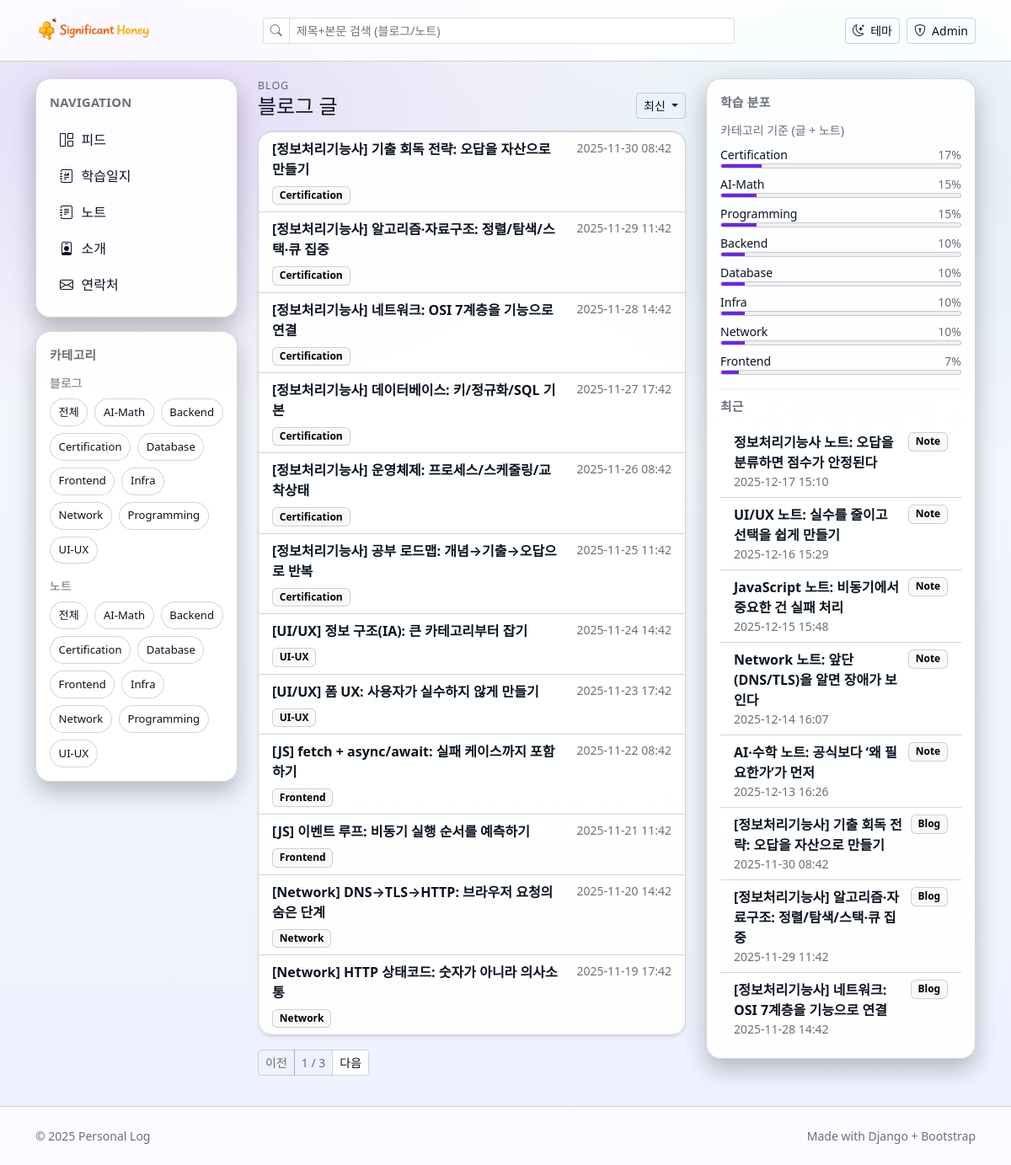
Screenshot of /blog/ with the database file from the repository.
### notes/models.py (models this page shows, shortened)
class Category(models.Model):
    name = models.CharField(max_length=50, unique=True)
    slug = models.SlugField(max_length=60, unique=True, blank=True)
    created_at = models.DateTimeField(auto_now_add=True)
    class Meta:
        ordering = ["name"]

class Note(models.Model):
    title = models.CharField(max_length=200)
    content = models.TextField(blank=True)
    categories = models.ManyToManyField(Category, related_name="notes", blank=True)
    created_at = models.DateTimeField(auto_now_add=True)
    updated_at = models.DateTimeField(auto_now=True)

### blog/models.py (models this page shows, shortened)
class Post(models.Model):
    title = models.CharField(max_length=200)
    content = models.TextField()
    categories = models.ManyToManyField("notes.Category", related_name="posts", blank=True)
    created_at = models.DateTimeField(default=timezone.now)

### blog/views.py (the view)
# urls.py: path("", views.BlogPostListView.as_view(), name="blog_post_list"),
class BlogPostListView(ListView):
    model = Post
    template_name = "blog/post_list.html"
    context_object_name = "posts"
    paginate_by = 12
    def get_queryset(self):
        queryset = super().get_queryset().prefetch_related("categories")
        category_slug = self.request.GET.get("category")
        if category_slug:
            queryset = queryset.filter(categories__slug=category_slug)
        sort_key = self.request.GET.get("sort") or "recent"
        if sort_key == "old":
            queryset = queryset.order_by("created_at")
        elif sort_key == "title":
            queryset = queryset.order_by("title", "-created_at")
        else:
            queryset = queryset.order_by("-created_at")
        return queryset.distinct()
    def get_context_data(self, **kwargs):
        context = super().get_context_data(**kwargs)
        category_slug = self.request.GET.get("category", "")
        if category_slug:
            context["selected_category"] = Category.objects.filter(slug=category_slug).first()
        else:
            context["selected_category"] = None
        context["sort"] = self.request.GET.get("sort") or "recent"
        return context

### blog/templates/blog/post_list.html (shortened to what this page needs)
{% extends "blog/base.html" %}
{% block content %}
  <div class="section-title">
    <div>
      <div class="kicker">Blog</div>
      <h1 class="h4">블로그 글</h1>
    </div>
    <div class="d-flex gap-2 align-items-center">
      <div class="dropdown">
        <button class="btn btn-outline-secondary btn-sm dropdown-toggle" type="button" data-bs-toggle="dropdown" aria-expanded="false">
          {% if sort == "old" %}오래된{% elif sort == "title" %}제목{% else %}최신{% endif %}
        </button>
      </div>
    </div>
  </div>
  {% if posts %}
    <div class="list-group shadow-sm">
      {% for post in posts %}
        <a class="list-group-item list-group-item-action" href="{% url 'blog_post_detail' post.pk %}">
          <div class="d-flex justify-content-between gap-3">
            <div class="fw-semibold title-wrap">{{ post.title }}</div>
            <small class="text-muted flex-shrink-0">{{ post.created_at|date:"Y-m-d H:i" }}</small>
          </div>
          {% if post.categories.all %}
            <div class="mt-2 d-flex flex-wrap gap-1">
              {% for c in post.categories.all %}
                <span class="badge text-bg-light border">{{ c.name }}</span>
              {% endfor %}
            </div>
          {% endif %}
        </a>
      {% endfor %}
    </div>
    {% if is_paginated %}
      <nav class="mt-3" aria-label="pagination">
        <ul class="pagination pagination-sm mb-0">
          {% if page_obj.has_previous %}
            <li class="page-item">
              <a class="page-link" href="?{% if selected_category %}category={{ selected_category.slug }}&{% endif %}sort={{ sort }}&page={{ page_obj.previous_page_number }}">이전</a>
            </li>
          {% else %}
            <li class="page-item disabled"><span class="page-link">이전</span></li>
          {% endif %}
          <li class="page-item disabled"><span class="page-link">{{ page_obj.number }} / {{ page_obj.paginator.num_pages }}</span></li>
          {% if page_obj.has_next %}
            <li class="page-item">
              <a class="page-link" href="?{% if selected_category %}category={{ selected_category.slug }}&{% endif %}sort={{ sort }}&page={{ page_obj.next_page_number }}">다음</a>
            </li>
          {% else %}
            <li class="page-item disabled"><span class="page-link">다음</span></li>
          {% endif %}
        </ul>
      </nav>
    {% endif %}
  {% else %}
    <div class="alert alert-info">아직 글이 없어요.</div>
  {% endif %}
{% endblock %}

### blog/templates/blog/base.html (shortened to what this page needs)
{% load static %}
<!doctype html>
<html lang="ko" data-theme="dark">
<head>
  <link href="https://cdn.jsdelivr.net/npm/bootstrap@5.3.3/dist/css/bootstrap.min.css" rel="stylesheet">
  <link rel="stylesheet" href="https://cdn.jsdelivr.net/npm/bootstrap-icons@1.11.3/font/bootstrap-icons.min.css">
  <link rel="stylesheet" href="{% static 'css/site.css' %}?v=20251230-2">
</head>
<body class="app">
  <header class="appbar">
    <div class="container d-flex flex-wrap align-items-center gap-3 py-3">
      <a class="brand d-flex align-items-center gap-2 text-decoration-none order-1" href="{% url 'post_list' %}">
        <img src="{% static 'img/logo.png' %}" alt="logo" width="140" height="40" class="rounded brand-logo" />
      </a>
      <div class="appbar-actions d-flex align-items-center gap-2 ms-auto order-2 order-md-3">
        <button class="btn btn-sm btn-outline-secondary text-nowrap" type="button" id="theme-toggle">
          <i class="bi bi-moon-stars"></i> <span class="d-none d-md-inline">테마</span>
        </button>
        <a class="btn btn-sm btn-outline-dark text-nowrap" href="/admin/">
          <i class="bi bi-shield-lock"></i> <span class="d-none d-md-inline">Admin</span>
        </a>
      </div>
      <form class="appbar-search order-3 order-md-2" role="search" method="get" action="{% url 'search' %}">
        <div class="input-group input-group-sm">
          <span class="input-group-text"><i class="bi bi-search"></i></span>
          <input class="form-control" type="search" name="q" value="{{ request.GET.q }}" placeholder="제목+본문 검색 (블로그/노트)" aria-label="Search">
        </div>
      </form>
    </div>
  </header>
  <main class="container layout">
    <div class="layout-grid">
      <aside class="rail">
        <nav class="rail-card">
          <div class="rail-title">Navigation</div>
          <a class="rail-link" href="{% url 'post_list' %}"><i class="bi bi-grid-1x2"></i> 피드</a>
          <a class="rail-link" href="{% url 'blog_post_list' %}"><i class="bi bi-journal-richtext"></i> 학습일지</a>
          <a class="rail-link" href="{% url 'notes' %}"><i class="bi bi-journal-text"></i> 노트</a>
          <a class="rail-link" href="{% url 'about' %}"><i class="bi bi-person-badge"></i> 소개</a>
          <a class="rail-link" href="{% url 'contact' %}"><i class="bi bi-envelope"></i> 연락처</a>
        </nav>
        <div class="rail-card">
          <div class="rail-title">카테고리</div>
          <div class="text-muted small mb-2">블로그</div>
          <div class="d-flex flex-wrap gap-2 mb-3">
            <a class="chip" href="{% url 'blog_post_list' %}">전체</a>
            {% for c in notes_categories %}
              <a class="chip" href="{% url 'blog_post_list' %}?category={{ c.slug }}">{{ c.name }}</a>
            {% empty %}
              <div class="text-muted small">카테고리가 없어요. (admin에서 추가)</div>
            {% endfor %}
          </div>
          <div class="text-muted small mb-2">노트</div>
          <div class="d-flex flex-wrap gap-2">
            <a class="chip" href="{% url 'notes' %}">전체</a>
            {% for c in notes_categories %}
              <a class="chip" href="{% url 'notes' %}?category={{ c.slug }}">{{ c.name }}</a>
            {% empty %}
              <div class="text-muted small">카테고리가 없어요. (admin에서 추가)</div>
            {% endfor %}
          </div>
        </div>
      </aside>
      <section class="content">
        {% block content %}{% endblock %}
      </section>
      <aside class="side">
        <div class="side-card">
          {% if category_distribution %}
            <div class="side-title">학습 분포</div>
            <div class="small text-muted mb-2">카테고리 기준 (글 + 노트)</div>
            <div class="d-grid gap-2 mb-3">
              {% for c in category_distribution %}
                <div>
                  <div class="d-flex justify-content-between small">
                    <div class="text-truncate" title="{{ c.name }}">{{ c.name }}</div>
                    <div class="text-muted">{{ c.percent|floatformat:0 }}%</div>
                  </div>
                  <div class="progress" style="height:6px;background:var(--hover);border:1px solid var(--border);">
                    <div class="progress-bar" role="progressbar" style="width: {{ c.percent }}%; background: var(--brand);" aria-valuenow="{{ c.percent|floatformat:0 }}" aria-valuemin="0" aria-valuemax="100"></div>
                  </div>
                </div>
              {% endfor %}
            </div>
            <hr class="my-2 border" />
          {% endif %}
          <div class="side-title">최근</div>
          <div class="list-group list-group-flush">
                {% for item in recent_items %}
              <a class="list-group-item list-group-item-action" href="{{ item.url }}">
                <div class="d-flex justify-content-between gap-2 align-items-start">
                  <div class="fw-semibold title-wrap">{{ item.title }}</div>
                  <span class="badge text-bg-light border flex-shrink-0">{% if item.kind == "post" %}Blog{% else %}Note{% endif %}</span>
                </div>
                <div class="text-muted small">{{ item.timestamp|date:"Y-m-d H:i" }}</div>
              </a>
            {% empty %}
              <div class="text-muted small px-3 py-2">최근 글이 아직 없어요.</div>
            {% endfor %}
          </div>
        </div>
      </aside>
    </div>
  </main>
  <footer class="footer">
    <div class="container d-flex flex-column flex-sm-row justify-content-between gap-2 py-4">
      <div class="text-muted small">© {% now "Y" %} Personal Log</div>
      <div class="text-muted small">Made with Django + Bootstrap</div>
    </div>
  </footer>
</body>
</html>

### rows the page displays
Category: name "AI-Math", name "AI-Math"
Category: name "Backend", name "Backend"
Category: name "Certification", name "Certification"
Category: name "Database", name "Database"
Category: name "Frontend", name "Frontend"
Category: name "Infra", name "Infra"
Category: name "Network", name "Network"
Category: name "Programming", name "Programming"
Category: name "UI-UX"
Post: title "[정보처리기능사] 기출 회독 전략: 오답을 자산으로 만들기", created_at "2025-11-30 08:42", title "[정보처리기능사] 기출 회독 전략: 오답을 자산으로 만들기", timestamp "2025-11-30 08:42"
Post: title "[정보처리기능사] 알고리즘·자료구조: 정렬/탐색/스택·큐 집중", created_at "2025-11-29 11:42", title "[정보처리기능사] 알고리즘·자료구조: 정렬/탐색/스택·큐 집중", timestamp "2025-11-29 11:42"
Post: title "[정보처리기능사] 네트워크: OSI 7계층을 기능으로 연결", created_at "2025-11-28 14:42", title "[정보처리기능사] 네트워크: OSI 7계층을 기능으로 연결", timestamp "2025-11-28 14:42"
Post: title "[정보처리기능사] 데이터베이스: 키/정규화/SQL 기본", created_at "2025-11-27 17:42"
Post: title "[정보처리기능사] 운영체제: 프로세스/스케줄링/교착상태", created_at "2025-11-26 08:42"
Post: title "[정보처리기능사] 공부 로드맵: 개념→기출→오답으로 반복", created_at "2025-11-25 11:42"
Post: title "[UI/UX] 정보 구조(IA): 큰 카테고리부터 잡기", created_at "2025-11-24 14:42"
Post: title "[UI/UX] 폼 UX: 사용자가 실수하지 않게 만들기", created_at "2025-11-23 17:42"
Post: title "[JS] fetch + async/await: 실패 케이스까지 포함하기", created_at "2025-11-22 08:42"
Post: title "[JS] 이벤트 루프: 비동기 실행 순서를 예측하기", created_at "2025-11-21 11:42"
Post: title "[Network] DNS→TLS→HTTP: 브라우저 요청의 숨은 단계", created_at "2025-11-20 14:42"
Post: title "[Network] HTTP 상태코드: 숫자가 아니라 의사소통", created_at "2025-11-19 17:42"
Note: title "정보처리기능사 노트: 오답을 분류하면 점수가 안정된다", timestamp "2025-12-17 15:10"
Note: title "UI/UX 노트: 실수를 줄이고 선택을 쉽게 만들기", timestamp "2025-12-16 15:29"
Note: title "JavaScript 노트: 비동기에서 중요한 건 실패 처리", timestamp "2025-12-15 15:48"
Note: title "Network 노트: 앞단(DNS/TLS)을 알면 장애가 보인다", timestamp "2025-12-14 16:07"
Note: title "AI·수학 노트: 공식보다 ‘왜 필요한가’가 먼저", timestamp "2025-12-13 16:26"

### other values shown
{{ page_obj.number }} "1"
{{ page_obj.paginator.num_pages }} "3"
{{ c.percent|floatformat:0 }} "17" "15" "15" "10" "10" "10" "10" "7"
